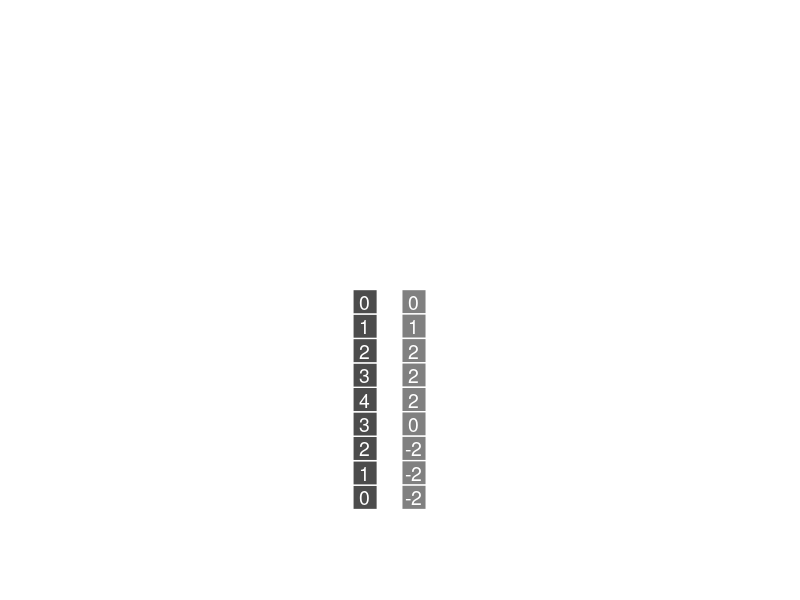
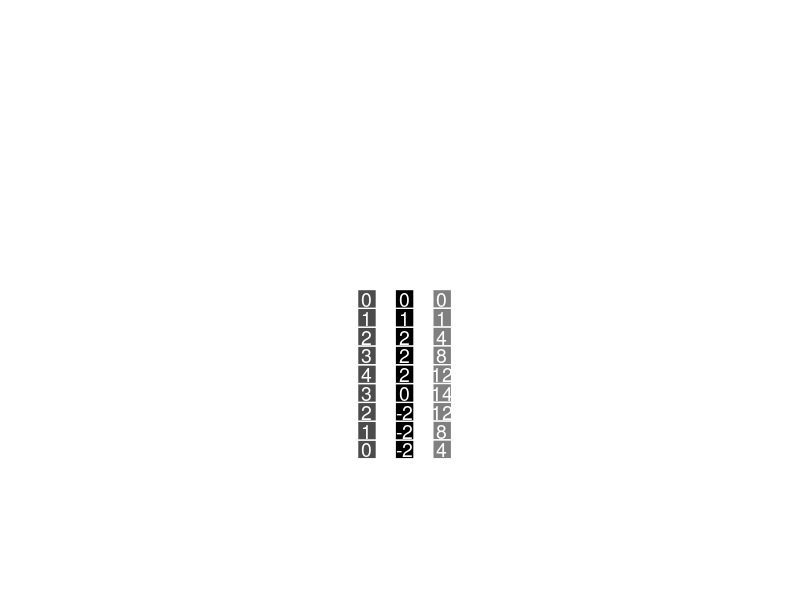

Write MATLAB code to recreate these figures, in order.
clear; clc; close all;

%% Parameters

array_size = 9;        % Length of 1D array
cell_size = 50;        % Size of each cell
kernel_size = 3;       % 3x1 convolution kernel
pause_time = 0.3;      % Pause for animation

%% Input array (example)

input_array = [0 1 2 3 4 3 2 1 0]';

% Example kernels
kernel1 = [1 0 -1]';
kernel2 = [1 2 1]';

%% Figure setup

figure;
set(gcf, 'Color', 'k', 'Position', [100 100 300 1000]);
axis equal off;
ylim([-50, 2*array_size*cell_size + 50]);
xlim([-50, cell_size + 250]);
hold on;

% Draw left grid (input array, vertical)
for i = 1:array_size
    rectangle('Position', [0, (i-1)*cell_size, cell_size, cell_size], ...
              'EdgeColor', 'w', 'LineWidth', 1, ...
              'FaceColor', [0.3 0.3 0.3]);
    text(cell_size/2, (i-0.5)*cell_size, num2str(input_array(i)), ...
        'Color','w','FontSize',14,'HorizontalAlignment','center', 'VerticalAlignment','middle');
end

% Draw right grid (output array, initially black)
for i = 1:array_size
    rectangle('Position', [cell_size+50, (i-1)*cell_size, cell_size, cell_size], ...
              'EdgeColor', 'w', 'LineWidth', 1, 'FaceColor', [0 0 0]);
end

%% Convolution layer 1
output1 = zeros(array_size,1);
pause(3);
for i = array_size:-1:1
    % Determine kernel region (with zero padding)
    region_idx = (i-1)+(1:kernel_size);
    region_idx(region_idx < 1 | region_idx > array_size) = []; % clip
    region = input_array(region_idx);
    
    % Pad region if needed
    pad_len = kernel_size - length(region);
    if i == 1
        region = [zeros(pad_len,1); region];
    else
        region = [region; zeros(pad_len,1)];
    end
    
    % Convolve
    output1(i) = sum(region .* kernel1);
    
    % Highlight left cells
    h_left = rectangle('Position', [0, (i-2)*cell_size, cell_size, kernel_size*cell_size], ...
                'EdgeColor','y','LineWidth',3);

    % Highlight right cells
    h_right_1 = rectangle('Position', [100, (i-1)*cell_size, cell_size, cell_size], ...
                'EdgeColor','y','LineWidth',3);

    % Draw connecting lines from left 3x1 region to right 1x1 cell
    % Top line
    h_line_top = line([cell_size, cell_size+50], [(i-2+kernel_size)*cell_size, (i)*cell_size], ...
        'Color', 'y', 'LineWidth', 2);
    % Bottom line
    h_line_bot = line([cell_size, cell_size+50], [(i-2)*cell_size, (i-1)*cell_size], ...
        'Color', 'y', 'LineWidth', 2);
    
    % Update right grid
    h_right = rectangle('Position', [cell_size+50, (i-1)*cell_size, cell_size, cell_size], ...
                'EdgeColor','w','LineWidth',1, 'FaceColor', [1 1 1]*0.5);
    text(1.5*cell_size+50, (i-0.5)*cell_size, num2str(output1(i)), ...
        'Color','w','FontSize',14,'HorizontalAlignment','center','VerticalAlignment','middle');
    
    pause(pause_time);
    delete(h_left);
    delete(h_right_1);
    delete(h_line_top);
    delete(h_line_bot);
end

%% Convolution layers 2

%% Figure setup

figure;
set(gcf, 'Color', 'k', 'Position', [100 100 300 1000]);
axis equal off;
ylim([-200, 2*array_size*cell_size + 200]);
xlim([-200, cell_size + 450]);
hold on;

% Draw left grid (input array, vertical)
for i = 1:array_size
    rectangle('Position', [0, (i-1)*cell_size, cell_size, cell_size], ...
              'EdgeColor', 'w', 'LineWidth', 1, ...
              'FaceColor', [0.3 0.3 0.3]);
    text(cell_size/2, (i-0.5)*cell_size, num2str(input_array(i)), ...
        'Color','w','FontSize',14,'HorizontalAlignment','center', 'VerticalAlignment','middle');
end

% Draw right grid (output array, initially black)
for i = 1:array_size
    rectangle('Position', [cell_size+50, (i-1)*cell_size, cell_size, cell_size], ...
              'EdgeColor', 'w', 'LineWidth', 1, 'FaceColor', [0 0 0]);
    text(cell_size/2+100, (i-0.5)*cell_size, num2str(output1(i)), ...
        'Color','w','FontSize',14,'HorizontalAlignment','center', 'VerticalAlignment','middle');
end

% Draw right grid (output array, initially black)
for i = 1:array_size
    rectangle('Position', [cell_size+150, (i-1)*cell_size, cell_size, cell_size], ...
              'EdgeColor', 'w', 'LineWidth', 1, 'FaceColor', [0 0 0]);
end

%% Convolution layers 2

output2 = zeros(array_size,1);
pause(3);
for i = array_size:-1:1
    % Determine kernel region (with zero padding)
    region_idx = (i-1)+(1:kernel_size);
    region_idx(region_idx < 1 | region_idx > array_size) = []; % clip
    region = input_array(region_idx);
    
    % Pad region if needed
    pad_len = kernel_size - length(region);
    if i == 1
        region = [zeros(pad_len,1); region];
    else
        region = [region; zeros(pad_len,1)];
    end
    
    % Convolve
    output2(i) = sum(region .* kernel2);
    
    % Highlight left cells
    h_left = rectangle('Position', [0, (i-3)*cell_size, cell_size, (kernel_size+2)*cell_size], ...
                'EdgeColor','y','LineWidth',3);

    % Highlight right cells
    h_right_1 = rectangle('Position', [100, (i-2)*cell_size, cell_size, (kernel_size)*cell_size], ...
                'EdgeColor','y','LineWidth',3);

    % Highlight right cells
    h_right_2 = rectangle('Position', [200, (i-1)*cell_size, cell_size, cell_size], ...
                'EdgeColor','y','LineWidth',3);

    % Draw connecting lines from left 3x1 region to right 1x1 cell
    % Top line
    h_line_top_1 = line([cell_size, cell_size+50], [(i+2)*cell_size, (i+1)*cell_size], ...
        'Color', 'y', 'LineWidth', 2);
    % Bottom line
    h_line_bot_1 = line([cell_size, cell_size+50], [(i-3)*cell_size, (i-2)*cell_size], ...
        'Color', 'y', 'LineWidth', 2);
    
    % Draw connecting lines from left 3x1 region to right 1x1 cell
    % Top line
    h_line_top_2 = line([cell_size+100, cell_size+150], [(i+1)*cell_size, (i)*cell_size], ...
        'Color', 'y', 'LineWidth', 2);
    % Bottom line
    h_line_bot_2 = line([cell_size+100, cell_size+150], [(i-2)*cell_size, (i-1)*cell_size], ...
        'Color', 'y', 'LineWidth', 2);
    
    % Update right grid
    h_right = rectangle('Position', [cell_size+150, (i-1)*cell_size, cell_size, cell_size], ...
                'EdgeColor','w','LineWidth',1, 'FaceColor', [1 1 1]*0.5);
    text(1.5*cell_size+150, (i-0.5)*cell_size, num2str(output2(i)), ...
        'Color','w','FontSize',14,'HorizontalAlignment','center','VerticalAlignment','middle');
    
    pause(pause_time);
    delete(h_left);
    delete(h_right_1);
    delete(h_right_2);
    delete(h_line_top_1);
    delete(h_line_bot_1);
    delete(h_line_top_2);
    delete(h_line_bot_2);
end

%%
